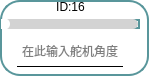
       <widget class="QFrame" name="frame_22">
        <property name="enabled">
         <bool>true</bool>
        </property>
        <property name="layoutDirection">
         <enum>Qt::RightToLeft</enum>
        </property>
        <property name="styleSheet">
         <string notr="true">* {
  background: white; /* 背景改为白色 */
  border: 2px solid #59969b; /* 使用与滑块一致的颜色 */
  border-radius: 20px;
}

</string>
        </property>
        <property name="frameShape">
         <enum>QFrame::StyledPanel</enum>
        </property>
        <property name="frameShadow">
         <enum>QFrame::Raised</enum>
        </property>
        <widget class="QLabel" name="label_id16">
         <property name="geometry">
          <rect>
           <x>1</x>
           <y>2</y>
           <width>139</width>
           <height>10</height>
          </rect>
         </property>
         <property name="minimumSize">
          <size>
           <width>0</width>
           <height>10</height>
          </size>
         </property>
         <property name="maximumSize">
          <size>
           <width>16777215</width>
           <height>10</height>
          </size>
         </property>
         <property name="styleSheet">
          <string notr="true">QLabel{border: none; /* 去掉控件的边框 */}
QLabel{background: none; /* 去掉控件的边框 */}</string>
         </property>
         <property name="text">
          <string>ID:16</string>
         </property>
         <property name="alignment">
          <set>Qt::AlignCenter</set>
         </property>
        </widget>
        <widget class="QSlider" name="Slider_Servo16">
         <property name="geometry">
          <rect>
           <x>1</x>
           <y>19</y>
           <width>139</width>
           <height>10</height>
          </rect>
         </property>
         <property name="maximumSize">
          <size>
           <width>16777215</width>
           <height>10</height>
          </size>
         </property>
         <property name="layoutDirection">
          <enum>Qt::LeftToRight</enum>
         </property>
         <property name="styleSheet">
          <string notr="true">QSlider::groove:horizontal {
    border: none;
    height: 10px;
    background-color: lightgray;
    border-radius: 5px;
}

QSlider::handle:horizontal {
    width: 12px; /* 增大滑块的宽度 */
    margin: -1px 0px -1px -5px;
    border-radius: 6px; /* 也可以调整圆角半径以匹配滑块的大小 */
    background-color: white;
}

QSlider::sub-page:horizontal {
    background-color: qlineargradient(x1:0, y1:0, x2:1, y2:1, stop:0 #59969b, stop:1 #04e7fa);
    border-radius: 5px;
}
</string>
         </property>
         <property name="minimum">
          <number>0</number>
         </property>
         <property name="maximum">
          <number>240</number>
         </property>
         <property name="orientation">
          <enum>Qt::Horizontal</enum>
         </property>
         <property name="invertedAppearance">
          <bool>false</bool>
         </property>
         <property name="tickPosition">
          <enum>QSlider::NoTicks</enum>
         </property>
         <property name="tickInterval">
          <number>1</number>
         </property>
        </widget>
        <widget class="QLineEdit" name="lineEdit_servo16">
         <property name="enabled">
          <bool>true</bool>
         </property>
         <property name="geometry">
          <rect>
           <x>17</x>
           <y>36</y>
           <width>106</width>
           <height>31</height>
          </rect>
         </property>
         <property name="maximumSize">
          <size>
           <width>120</width>
           <height>16777215</height>
          </size>
         </property>
         <property name="layoutDirection">
          <enum>Qt::LeftToRight</enum>
         </property>
         <property name="styleSheet">
          <string notr="true">QLineEdit {
            border-top: none;
            border-left: none;
            border-right: none;
            border-bottom: 1px solid black;
            background-color: transparent;
        }
        
        QLineEdit:focus {
            border-bottom: 1px solid #2a70f4;
        }</string>
         </property>
         <property name="alignment">
          <set>Qt::AlignCenter</set>
         </property>
         <property name="placeholderText">
          <string>在此输入舵机角度</string>
         </property>
        </widget>
       </widget>
